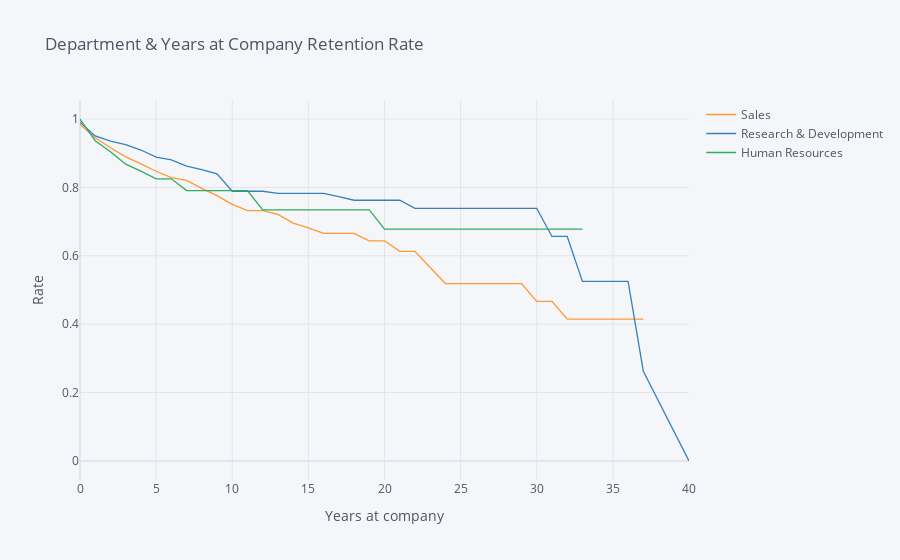

Notebook cell for this chart:
### Markdown cell above
## 7. Let's investigate whether the department the employee works in has an impact on how long they stay with the company. Generate and plot survival curves showing retention by department and years the employee has worked at the company.

### Code cell
rates_7 = survival(data,'Department','YearsAtCompany','Attrition')
rates_7.iplot(kind='line',xTitle='Years at company',yTitle='Rate', 
                     title='Department & Years at Company Retention Rate')

### Figure 1 — Plotly figure (JSON) as saved in the notebook; plotly's stock layout.template omitted (floating-point values rounded to 4 significant figures)
{"data": [{"line": {"color": "rgba(255, 153, 51, 1.0)", "dash": "solid", "shape": "linear", "width": 1.3}, "mode": "lines", "name": "Sales", "text": "", "type": "scatter", "x": [0, 1, 2, 3, 4, 5, 6, 7, 8, 9, 10, 11, 12, 13, 14, 15, 16, 17, 18, 19, 20, 21, 22, 23, 24, 25, 26, 27, 29, 30, 31, 32, 33, 34, 36, 37, 40], "y": [0.9843, 0.9453, 0.9158, 0.8891, 0.8689, 0.8473, 0.8285, 0.8205, 0.7971, 0.7759, 0.7502, 0.7319, 0.7319, 0.7209, 0.6956, 0.6819, 0.6653, 0.6653, 0.6653, 0.6438, 0.6438, 0.6132, 0.6132, 0.566, 0.5188, 0.5188, 0.5188, 0.5188, 0.5188, 0.467, 0.467, 0.4151, 0.4151, 0.4151, 0.4151, 0.4151, ""]}, {"line": {"color": "rgba(55, 128, 191, 1.0)", "dash": "solid", "shape": "linear", "width": 1.3}, "mode": "lines", "name": "Research & Development", "text": "", "type": "scatter", "x": [0, 1, 2, 3, 4, 5, 6, 7, 8, 9, 10, 11, 12, 13, 14, 15, 16, 17, 18, 19, 20, 21, 22, 23, 24, 25, 26, 27, 29, 30, 31, 32, 33, 34, 36, 37, 40], "y": [0.9906, 0.9503, 0.9351, 0.9249, 0.9093, 0.8886, 0.8805, 0.8624, 0.852, 0.8399, 0.7887, 0.7887, 0.7887, 0.7825, 0.7825, 0.7825, 0.7825, 0.7729, 0.7624, 0.7624, 0.7624, 0.7624, 0.7386, 0.7386, 0.7386, 0.7386, 0.7386, 0.7386, 0.7386, 0.7386, 0.6565, 0.6565, 0.5252, 0.5252, 0.5252, 0.2626, 0]}, {"line": {"color": "rgba(50, 171, 96, 1.0)", "dash": "solid", "shape": "linear", "width": 1.3}, "mode": "lines", "name": "Human Resources", "text": "", "type": "scatter", "x": [0, 1, 2, 3, 4, 5, 6, 7, 8, 9, 10, 11, 12, 13, 14, 15, 16, 17, 18, 19, 20, 21, 22, 23, 24, 25, 26, 27, 29, 30, 31, 32, 33, 34, 36, 37, 40], "y": [1, 0.9365, 0.9042, 0.868, 0.8474, 0.8251, 0.8251, 0.7907, 0.7907, 0.7907, 0.7907, 0.7907, 0.7342, 0.7342, 0.7342, 0.7342, 0.7342, 0.7342, 0.7342, 0.7342, 0.6777, 0.6777, 0.6777, 0.6777, 0.6777, 0.6777, 0.6777, 0.6777, 0.6777, 0.6777, 0.6777, 0.6777, 0.6777, "", "", "", ""]}], "layout": {"legend": {"bgcolor": "#F5F6F9", "font": {"color": "#4D5663"}}, "paper_bgcolor": "#F5F6F9", "plot_bgcolor": "#F5F6F9", "title": {"font": {"color": "#4D5663"}, "text": "Department & Years at Company Retention Rate"}, "xaxis": {"gridcolor": "#E1E5ED", "showgrid": true, "tickfont": {"color": "#4D5663"}, "title": {"font": {"color": "#4D5663"}, "text": "Years at company"}, "zerolinecolor": "#E1E5ED"}, "yaxis": {"gridcolor": "#E1E5ED", "showgrid": true, "tickfont": {"color": "#4D5663"}, "title": {"font": {"color": "#4D5663"}, "text": "Rate"}, "zerolinecolor": "#E1E5ED"}}}
